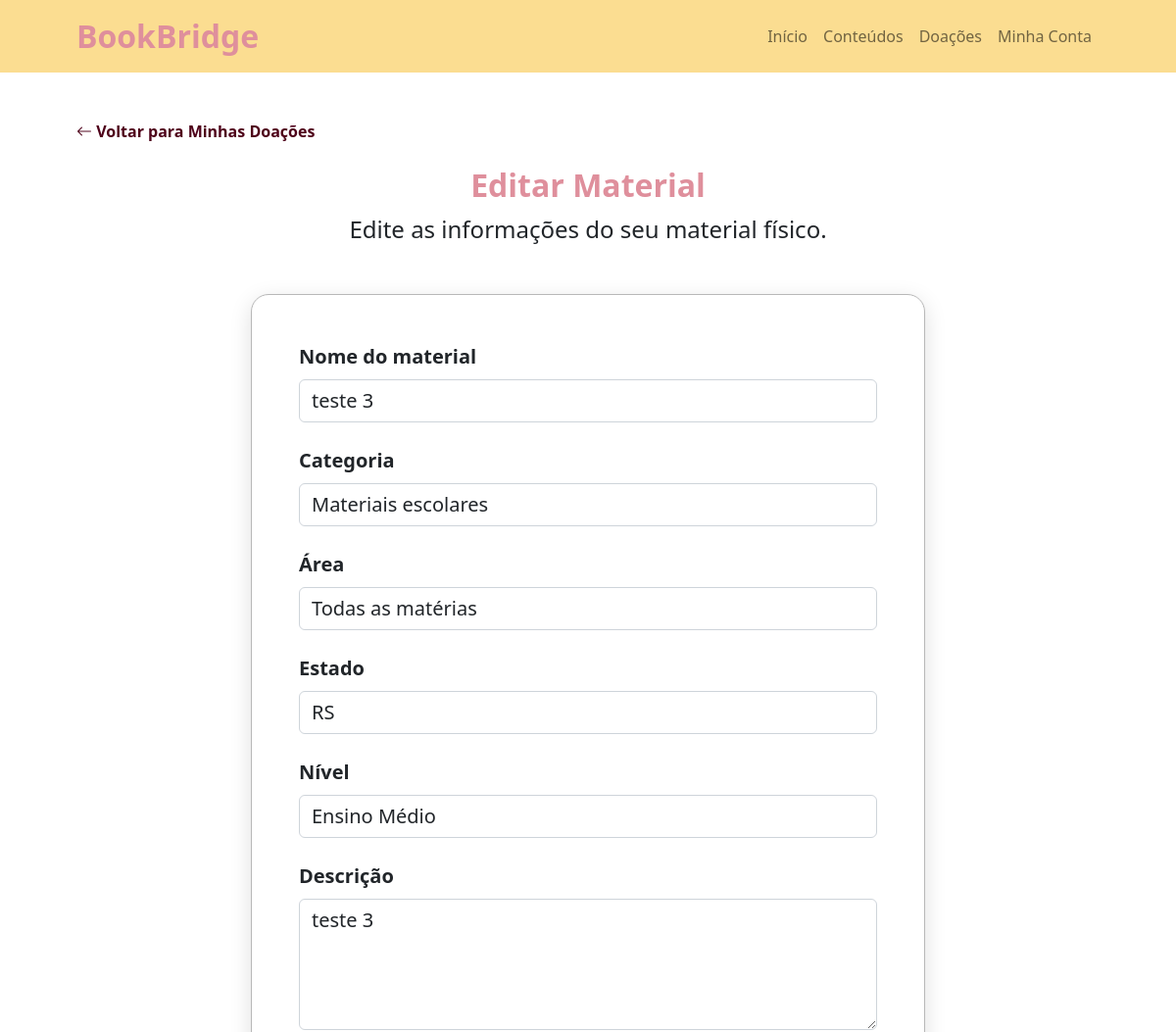
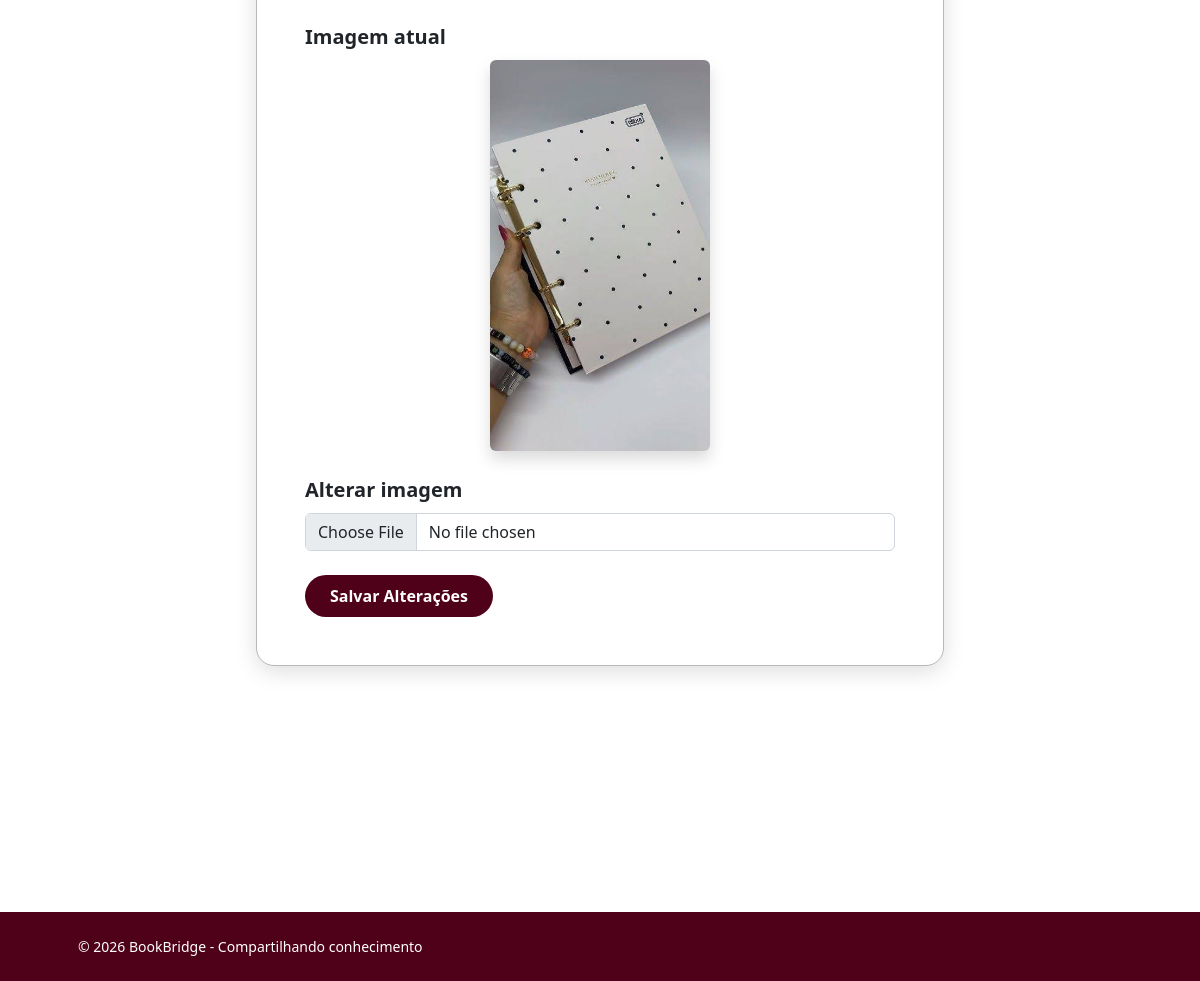
Screenshot of /editar-material.php?id=6 (signed in) with the database file from the repository (2 pictures, top to bottom).
### tables this page shows
CREATE TABLE `materiais` (
  `id` int NOT NULL,
  `id_usuario` int NOT NULL,
  `nome_material` varchar(150) NOT NULL,
  `categoria` varchar(50) NOT NULL,
  `area` varchar(100) DEFAULT NULL,
  `estado` char(2) DEFAULT NULL,
  `nivel` varchar(50) NOT NULL,
  `descricao` text NOT NULL,
  `imagem` varchar(255) DEFAULT NULL,
  `status` varchar(30) NOT NULL DEFAULT 'Disponível',
  `data_cadastro` timestamp NULL DEFAULT CURRENT_TIMESTAMP
);

### editar-material.php (the view, shortened to what this page needs)
<?php
require_once "conecta.php";
$id_material = (int) $_GET["id"];
$id_usuario = $_SESSION["id_usuario"];
$sql = "SELECT * FROM materiais
        WHERE id = ? AND id_usuario = ?";
$stmt = mysqli_prepare($conn, $sql);
mysqli_stmt_bind_param($stmt, "ii", $id_material, $id_usuario);
mysqli_stmt_execute($stmt);
$resultado = mysqli_stmt_get_result($stmt);
$material = mysqli_fetch_assoc($resultado);
?>
<!DOCTYPE html>
<html lang="pt-BR">
<head>
    <link href="https://cdn.jsdelivr.net/npm/bootstrap-icons@1.5.0/font/bootstrap-icons.css" rel="stylesheet">
    <link href="css/styles.css" rel="stylesheet">
    <link href="css/bookbridge.css" rel="stylesheet">
</head>
<body style="background-color:#fff;">
    <nav class="navbar navbar-expand-lg navbar-light" style="background-color:#FBDD91;">
        <div class="container px-5">
            <a class="navbar-brand fs-2 fw-bold" href="index.php" style="color:#DF8F9C;">
                BookBridge
            </a>
            <div class="collapse navbar-collapse" id="navbarSupportedContent">
                <ul class="navbar-nav ms-auto mb-2 mb-lg-0">
                    <li class="nav-item"><a class="nav-link" href="index.php">Início</a></li>
                    <li class="nav-item"><a class="nav-link" href="conteudos.php">Conteúdos</a></li>
                    <li class="nav-item"><a class="nav-link" href="materiais.php">Doações</a></li>
                    <li class="nav-item"><a class="nav-link" href="minha-conta.php">Minha Conta</a></li>
                </ul>
            </div>
        </div>
    </nav>
    <section class="py-5 mb-5">
        <div class="container px-5" style="margin-bottom: 150px;">
            <div class="text-center mb-5">
                <div class="text-start mb-4">
                    <a href="minhas-doacoes.php" class="text-decoration-none"
                        style="color:#4E0119; font-weight:600;">
                        <i class="bi bi-arrow-left"></i>
                        Voltar para Minhas Doações
                    </a>
                </div>
                <h2 class="fw-bolder" style="color:#DF8F9C;">
                    Editar Material
                </h2>
                <p class="fs-4">
                    Edite as informações do seu material físico.
                </p>
            </div>
            <div class="row justify-content-center">
                <div class="col-lg-8">
                    <div class="card editar-material-card p-5 mx-auto"
                        style="max-width: 700px; width: 100%;">
                        <form action="processa-edicao-material.php" method="POST"
                            enctype="multipart/form-data">
                            <label class="mb-2 fw-bold fs-5">
                                Nome do material
                            </label>
                            <input type="text" name="nome_material"
                                class="form-control fs-5 mb-4"
                                value="<?php echo htmlspecialchars($material["nome_material"]); ?>"
                                maxlength="150" required>
                            <label class="mb-2 fw-bold fs-5">
                                Categoria
                            </label>
                            <select name="categoria" class="form-control fs-5 mb-4" required>
                                <option value="Materiais escolares" <?php echo $material["categoria"] == "Materiais escolares" ? "selected" : ""; ?>>
                                    Materiais escolares
                                </option>
                            </select>
                            <label class="mb-2 fw-bold fs-5">
                                Área
                            </label>
                            <select name="area" class="form-control fs-5 mb-4">
                                <?php
                                $areas = [
                                    "Matemática", "Português", "Literatura", "Redação",
                                    "Inglês", "Espanhol", "História", "Geografia",
                                    "Filosofia", "Sociologia", "Biologia", "Física",
                                    "Química", "Artes", "Educação Física",
                                    "Todas as matérias", "Outra"
                                ];
                                foreach ($areas as $area) {
                                    $selecionada = ($material["area"] == $area) ? "selected" : "";
                                    echo "<option value=\"" . htmlspecialchars($area) . "\" $selecionada>" . htmlspecialchars($area) . "</option>";
                                }
                                ?>
                            </select>
                            <label class="mb-2 fw-bold fs-5">
                                Estado
                            </label>
                            <input type="text" name="estado"
                                class="form-control fs-5 mb-4"
                                value="<?php echo htmlspecialchars($material["estado"] ?? ""); ?>"
                                maxlength="2" placeholder="Ex.: RS">
                            <label class="mb-2 fw-bold fs-5">
                                Nível
                            </label>
                            <select name="nivel" class="form-control fs-5 mb-4" required>
                                <option value="Ensino Médio" <?php echo $material["nivel"] == "Ensino Médio" ? "selected" : ""; ?>>
                                    Ensino Médio
                                </option>
                            </select>
                            <label class="mb-2 fw-bold fs-5">
                                Descrição
                            </label>
                            <textarea name="descricao" class="form-control fs-5 mb-4"
                                rows="4" required><?php echo htmlspecialchars($material["descricao"]); ?></textarea>
                            <label class="mb-2 fw-bold fs-5">
                                Imagem atual
                            </label>
                            <div class="text-center mb-4">
                                <?php if (!empty($material["imagem"])) { ?>
                                    <img src="<?php echo htmlspecialchars($material["imagem"]); ?>"
                                        class="img-fluid rounded shadow"
                                        style="max-width:220px;"
                                        alt="Imagem do material">
                                <?php } else { ?>
                                    <p class="text-muted">
                                        Este material não possui imagem cadastrada.
                                    </p>
                                <?php } ?>
                            </div>
                            <label class="mb-2 fw-bold fs-5">
                                Alterar imagem
                            </label>
                            <input type="file" name="imagem"
                                class="form-control mb-4"
                                accept=".jpg,.jpeg,.png,.jfif,.webp">
                            <button type="submit"
                                class="btn px-4 py-2 rounded-pill fw-bold"
                                style="background-color:#4E0119; color:white;">
                                Salvar Alterações
                            </button>
                        </form>
                    </div>
                </div>
            </div>
        </div>
    </section>
    <footer class="py-4 mt-auto" style="background-color:#4E0119;">
        <div class="container px-5">
            <div class="row align-items-center justify-content-between flex-column flex-sm-row">
                <div class="col-auto">
                    <div class="small m-0 text-white">
                        © 2026 BookBridge - Compartilhando conhecimento
                    </div>
                </div>
            </div>
        </div>
    </footer>
</body>
</html>

### css/bookbridge.css (style rules this page uses)
:root { --bb-vinho: #4E0119; --bb-rosa: #DF8F9C; --bb-amarelo: #FBDD91; --bb-creme: #FFF0B3; --bb-marrom: #6B5E54; }
.card { width: 100%; max-width: 330px; border-radius: 12px; }
.editar-material-card { background: #fff; border: 1px solid #b8b8b8; border-radius: 18px; box-shadow: 0 6px 22px rgba(0, 0, 0, .13); transition: transform 0.2s ease, box-shadow 0.2s ease; }

### rows the page displays
materiais: nome_material "teste 3", categoria "Materiais escolares", estado "RS", nivel "Ensino Médio", descricao "teste 3", imagem (picture)

### other values shown
form field area "Todas as matérias"
